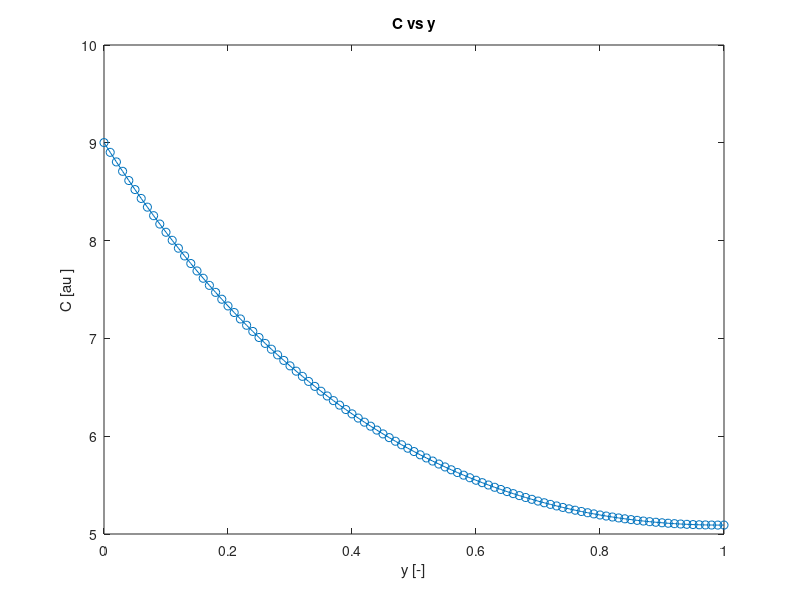

This figure's MATLAB source:
% Enrico Bussetti, 210304

% Advanced Catalytic Reactor Design
% Practical 1

% Solution of a dispersion PFR with first order kinetics using the 
% finite-difference differentiation scheme (with variable step-size)
% and the Matlab built-in solver for linear systems

close all
clear variables

% -------------------------------------------------------------------------
% Data (arbitrary units)
% -------------------------------------------------------------------------

L  = 1;     % Length
v  = 1;     % Velocity
Pe = 10;    % Peclét material number (L*v/Di)

Cin = 10;   % Concentration of the feed (not at the inlet)
k   = 0.1;  % Kinetic constant 

% Vector of grid points
y  = 0:0.01:1;
% y = y.^2;
Np = length(y);

% -------------------------------------------------------------------------
% Solution
% -------------------------------------------------------------------------

A = zeros(Np);
b = zeros(Np, 1);

A(1, 1) =   1/Pe/(y(2) - y(1)) + 1;
A(1, 2) = - 1/Pe/(y(2) - y(1));

for i = 2:Np-1
    
    A(i, i-1) =   2/Pe/((y(i+1) - y(i))^2 + (y(i-1) - y(i))^2);
    A(i, i)   = - 4/Pe/((y(i+1) - y(i))^2 + (y(i-1) - y(i))^2) - 1/Pe/(y(i+1) - y(i)) - L/v*k;
    A(i, i+1) =   2/Pe/((y(i+1) - y(i))^2 + (y(i-1) - y(i))^2) + 1/Pe/(y(i+1) - y(i));
    
end

A(Np, Np-1) = -1;
A(Np, Np)   =  1;

b(1) = Cin;

C = A\b;

% -------------------------------------------------------------------------
% Results
% -------------------------------------------------------------------------

% Analytical solution


% -------------------------------------------------------------------------
% Graphical-Post-Processing
% -------------------------------------------------------------------------

figure
plot(y, C, '-o')
title('C vs y')
xlabel('y [-]')
ylabel('C [au ]')
